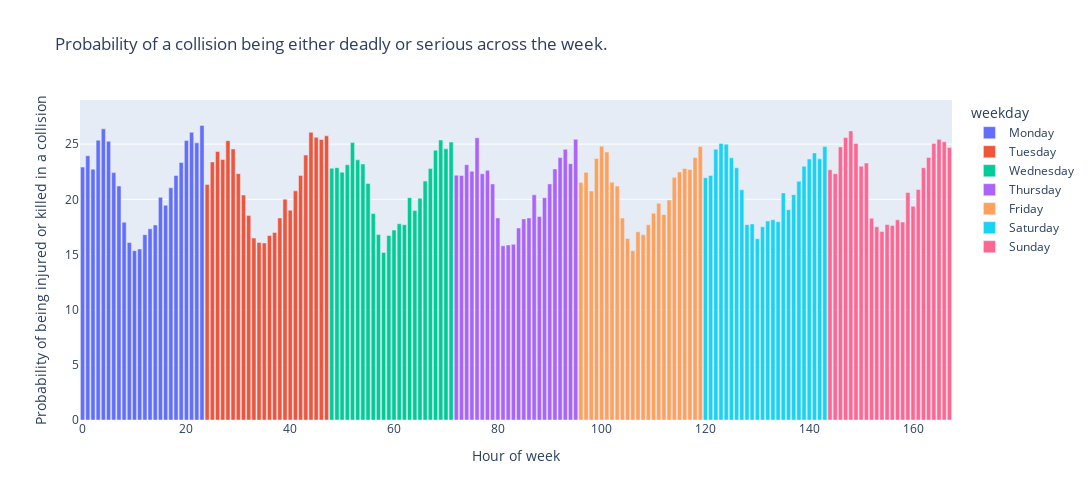

The cell this chart's notebook holds for it:
### Markdown cell above
# Probability of being injured or killed

### Code cell
df['AnyInjured'] = (df['NUMBER OF PERSONS INJURED'] > 0).astype(int)
df['AnyKilled']  = (df['NUMBER OF PERSONS KILLED'] > 0).astype(int)

df_plot1 = pd.DataFrame({'hour_of_week'          : np.arange(0,24*7),
                         'only_injured'  : df.loc[(df['AnyInjured'] == 1)&(df['AnyKilled'] == 0)].groupby([df['TIME'].dt.hour, df['TIME'].dt.weekday]).size().unstack().fillna(0).values.reshape(-1,order='F').astype(int),
                         'only_killed'   : df.loc[(df['AnyInjured'] == 0)&(df['AnyKilled'] == 1)].groupby([df['TIME'].dt.hour, df['TIME'].dt.weekday]).size().unstack().fillna(0).values.reshape(-1,order='F').astype(int),
                         'both'          : df.loc[(df['AnyInjured'] == 1)&(df['AnyKilled'] == 1)].groupby([df['TIME'].dt.hour, df['TIME'].dt.weekday]).size().unstack().fillna(0).values.reshape(-1,order='F').astype(int),
                         'either'        : df.loc[(df['AnyInjured'] == 1)|(df['AnyKilled'] == 1)].groupby([df['TIME'].dt.hour, df['TIME'].dt.weekday]).size().unstack().fillna(0).values.reshape(-1,order='F').astype(int),
                         'total_count'   : df.groupby([df['TIME'].dt.hour, df['TIME'].dt.weekday]).size().unstack().values.reshape(-1,order='F'),
                         'weekday'       : np.repeat(list(calendar.day_name),24)})

df_plot1['probability'] = (df_plot1['either']/df_plot1['total_count'])*100
df_plot1['weekday_and_time'] = df_plot1['weekday'] + ' ' + [str(x).zfill(2)+':00' for x in np.arange(0,24)]*7

fig = px.bar(df_plot1,x='hour_of_week', y='probability',
             custom_data=['only_injured', 'only_killed', 'both', 'total_count', 'weekday_and_time'],
             labels = {'hour_of_week' : 'Hour of week', 'probability' : 'Probability of being injured or killed in a collision'},
             color='weekday',
             title='Probability of a collision being either deadly or serious across the week.',
             height=500, width=1500)


fig.update_traces(
    hovertemplate="<br>".join([
        "<b>%{customdata[4]}</b>",
        "",
        "Number of collisions with only injured: %{customdata[0]}",
        "Number of collisions with only killed: %{customdata[1]}",
        "Number of collisions with both killed and injured: %{customdata[2]}",
        "Total number of collisions: %{customdata[3]}",
        "",
        "Probability of a collision being serious: %{y}%",
    ])
)

fig.update_layout(yaxis_range=[0,np.ceil(df_plot1['probability'].max())+2])
fig.show()

### Figure 1 — Plotly figure (JSON) as saved in the notebook; plotly's stock layout.template omitted (floating-point values rounded to 4 significant figures)
{"data": [{"alignmentgroup": "True", "customdata": [[1278, 10, 3, 5633, "Monday 00:00"], [617, 1, 3, 2593, "Monday 01:00"], [410, 6, 2, 1839, "Monday 02:00"], [366, 4, 1, 1463, "Monday 03:00"], [460, 9, 3, 1789, "Monday 04:00"], [630, 8, 2, 2534, "Monday 05:00"], [1117, 7, 3, 5027, "Monday 06:00"], [1548, 6, 3, 7341, "Monday 07:00"], [2504, 10, 0, 14031, "Monday 08:00"], [2105, 6, 3, 13136, "Monday 09:00"], [1776, 8, 1, 11634, "Monday 10:00"], [1802, 8, 1, 11685, "Monday 11:00"], [1989, 9, 3, 11913, "Monday 12:00"], [2131, 9, 2, 12361, "Monday 13:00"], [2483, 4, 1, 14076, "Monday 14:00"], [2689, 4, 0, 13346, "Monday 15:00"], [3075, 11, 6, 15892, "Monday 16:00"], [3203, 13, 4, 15300, "Monday 17:00"], [2850, 7, 2, 12906, "Monday 18:00"], [2324, 15, 1, 10027, "Monday 19:00"], [1976, 9, 1, 7840, "Monday 20:00"], [1629, 6, 2, 6279, "Monday 21:00"], [1329, 10, 4, 5347, "Monday 22:00"], [1100, 9, 5, 4174, "Monday 23:00"]], "hovertemplate": "<b>%{customdata[4]}</b><br><br>Number of collisions with only injured: %{customdata[0]}<br>Number of collisions with only killed: %{customdata[1]}<br>Number of collisions with both killed and injured: %{customdata[2]}<br>Total number of collisions: %{customdata[3]}<br><br>Probability of a collision being serious: %{y}%", "legendgroup": "Monday", "marker": {"color": "#636efa"}, "name": "Monday", "offsetgroup": "Monday", "orientation": "v", "showlegend": true, "textposition": "auto", "type": "bar", "x": [0, 1, 2, 3, 4, 5, 6, 7, 8, 9, 10, 11, 12, 13, 14, 15, 16, 17, 18, 19, 20, 21, 22, 23], "xaxis": "x", "y": [22.92, 23.95, 22.73, 25.36, 26.38, 25.26, 22.42, 21.21, 17.92, 16.09, 15.34, 15.5, 16.8, 17.33, 17.68, 20.18, 19.46, 21.05, 22.15, 23.34, 25.33, 26.07, 25.12, 26.69], "yaxis": "y"}, {"alignmentgroup": "True", "customdata": [[1067, 5, 1, 5025, "Tuesday 00:00"], [462, 9, 7, 2044, "Tuesday 01:00"], [348, 0, 0, 1430, "Tuesday 02:00"], [263, 1, 3, 1131, "Tuesday 03:00"], [313, 7, 5, 1284, "Tuesday 04:00"], [545, 7, 1, 2251, "Tuesday 05:00"], [1093, 14, 4, 4976, "Tuesday 06:00"], [1534, 4, 4, 7563, "Tuesday 07:00"], [2700, 6, 1, 14612, "Tuesday 08:00"], [2294, 12, 0, 13988, "Tuesday 09:00"], [1952, 8, 0, 12176, "Tuesday 10:00"], [1943, 7, 3, 12170, "Tuesday 11:00"], [2059, 8, 2, 12372, "Tuesday 12:00"], [2165, 5, 1, 12778, "Tuesday 13:00"], [2676, 11, 5, 14700, "Tuesday 14:00"], [2709, 7, 2, 13581, "Tuesday 15:00"], [3095, 7, 2, 16326, "Tuesday 16:00"], [3345, 11, 3, 16176, "Tuesday 17:00"], [3055, 8, 3, 13837, "Tuesday 18:00"], [2614, 7, 1, 10921, "Tuesday 19:00"], [2239, 7, 2, 8621, "Tuesday 20:00"], [1739, 12, 2, 6844, "Tuesday 21:00"], [1476, 4, 1, 5827, "Tuesday 22:00"], [1196, 11, 5, 4706, "Tuesday 23:00"]], "hovertemplate": "<b>%{customdata[4]}</b><br><br>Number of collisions with only injured: %{customdata[0]}<br>Number of collisions with only killed: %{customdata[1]}<br>Number of collisions with both killed and injured: %{customdata[2]}<br>Total number of collisions: %{customdata[3]}<br><br>Probability of a collision being serious: %{y}%", "legendgroup": "Tuesday", "marker": {"color": "#EF553B"}, "name": "Tuesday", "offsetgroup": "Tuesday", "orientation": "v", "showlegend": true, "textposition": "auto", "type": "bar", "x": [24, 25, 26, 27, 28, 29, 30, 31, 32, 33, 34, 35, 36, 37, 38, 39, 40, 41, 42, 43, 44, 45, 46, 47], "xaxis": "x", "y": [21.35, 23.39, 24.34, 23.61, 25.31, 24.57, 22.33, 20.39, 18.53, 16.49, 16.1, 16.05, 16.72, 16.99, 18.31, 20.01, 19.01, 20.77, 22.16, 24.01, 26.08, 25.61, 25.42, 25.75], "yaxis": "y"}, {"alignmentgroup": "True", "customdata": [[1179, 9, 3, 5220, "Wednesday 00:00"], [519, 2, 2, 2287, "Wednesday 01:00"], [327, 1, 4, 1478, "Wednesday 02:00"], [290, 3, 1, 1271, "Wednesday 03:00"], [351, 6, 3, 1432, "Wednesday 04:00"], [502, 5, 2, 2159, "Wednesday 05:00"], [1076, 7, 1, 4672, "Wednesday 06:00"], [1600, 6, 0, 7491, "Wednesday 07:00"], [2643, 4, 1, 14144, "Wednesday 08:00"], [2146, 6, 3, 12822, "Wednesday 09:00"], [1715, 7, 3, 11362, "Wednesday 10:00"], [1866, 6, 0, 11195, "Wednesday 11:00"], [2064, 5, 1, 12024, "Wednesday 12:00"], [2165, 6, 1, 12214, "Wednesday 13:00"], [2619, 6, 4, 14856, "Wednesday 14:00"], [2758, 11, 3, 13757, "Wednesday 15:00"], [3022, 8, 3, 15978, "Wednesday 16:00"], [3222, 9, 3, 16088, "Wednesday 17:00"], [3056, 14, 3, 14193, "Wednesday 18:00"], [2491, 13, 1, 10989, "Wednesday 19:00"], [2095, 7, 4, 8614, "Wednesday 20:00"], [1819, 11, 1, 7216, "Wednesday 21:00"], [1533, 7, 0, 6266, "Wednesday 22:00"], [1202, 5, 1, 4796, "Wednesday 23:00"]], "hovertemplate": "<b>%{customdata[4]}</b><br><br>Number of collisions with only injured: %{customdata[0]}<br>Number of collisions with only killed: %{customdata[1]}<br>Number of collisions with both killed and injured: %{customdata[2]}<br>Total number of collisions: %{customdata[3]}<br><br>Probability of a collision being serious: %{y}%", "legendgroup": "Wednesday", "marker": {"color": "#00cc96"}, "name": "Wednesday", "offsetgroup": "Wednesday", "orientation": "v", "showlegend": true, "textposition": "auto", "type": "bar", "x": [48, 49, 50, 51, 52, 53, 54, 55, 56, 57, 58, 59, 60, 61, 62, 63, 64, 65, 66, 67, 68, 69, 70, 71], "xaxis": "x", "y": [22.82, 22.87, 22.46, 23.13, 25.14, 23.58, 23.2, 21.44, 18.72, 16.81, 15.18, 16.72, 17.22, 17.78, 17.7, 20.15, 18.98, 20.1, 21.65, 22.8, 24.45, 25.37, 24.58, 25.19], "yaxis": "y"}, {"alignmentgroup": "True", "customdata": [[1243, 9, 4, 5660, "Thursday 00:00"], [518, 7, 2, 2378, "Thursday 01:00"], [397, 7, 1, 1750, "Thursday 02:00"], [297, 4, 3, 1348, "Thursday 03:00"], [399, 7, 1, 1591, "Thursday 04:00"], [495, 11, 0, 2267, "Thursday 05:00"], [1077, 8, 1, 4799, "Thursday 06:00"], [1546, 6, 2, 7264, "Thursday 07:00"], [2601, 3, 4, 14239, "Thursday 08:00"], [2107, 8, 1, 13408, "Thursday 09:00"], [1851, 6, 0, 11705, "Thursday 10:00"], [1871, 11, 1, 11826, "Thursday 11:00"], [2128, 4, 1, 12259, "Thursday 12:00"], [2317, 6, 2, 12757, "Thursday 13:00"], [2678, 2, 0, 14636, "Thursday 14:00"], [2790, 6, 3, 13717, "Thursday 15:00"], [2981, 11, 0, 16222, "Thursday 16:00"], [3274, 7, 4, 16307, "Thursday 17:00"], [2965, 10, 1, 13908, "Thursday 18:00"], [2536, 11, 4, 11212, "Thursday 19:00"], [2173, 11, 2, 9192, "Thursday 20:00"], [1873, 10, 2, 7685, "Thursday 21:00"], [1570, 6, 2, 6793, "Thursday 22:00"], [1334, 13, 3, 5307, "Thursday 23:00"]], "hovertemplate": "<b>%{customdata[4]}</b><br><br>Number of collisions with only injured: %{customdata[0]}<br>Number of collisions with only killed: %{customdata[1]}<br>Number of collisions with both killed and injured: %{customdata[2]}<br>Total number of collisions: %{customdata[3]}<br><br>Probability of a collision being serious: %{y}%", "legendgroup": "Thursday", "marker": {"color": "#ab63fa"}, "name": "Thursday", "offsetgroup": "Thursday", "orientation": "v", "showlegend": true, "textposition": "auto", "type": "bar", "x": [72, 73, 74, 75, 76, 77, 78, 79, 80, 81, 82, 83, 84, 85, 86, 87, 88, 89, 90, 91, 92, 93, 94, 95], "xaxis": "x", "y": [22.19, 22.16, 23.14, 22.55, 25.58, 22.32, 22.63, 21.39, 18.32, 15.78, 15.87, 15.92, 17.4, 18.23, 18.31, 20.41, 18.44, 20.14, 21.4, 22.75, 23.78, 24.53, 23.23, 25.44], "yaxis": "y"}, {"alignmentgroup": "True", "customdata": [[1393, 8, 0, 6507, "Friday 00:00"], [680, 5, 0, 3052, "Friday 01:00"], [456, 2, 1, 2211, "Friday 02:00"], [406, 8, 0, 1747, "Friday 03:00"], [480, 8, 4, 1983, "Friday 04:00"], [604, 5, 0, 2508, "Friday 05:00"], [1069, 4, 1, 4986, "Friday 06:00"], [1519, 7, 2, 7209, "Friday 07:00"], [2510, 7, 0, 13753, "Friday 08:00"], [2153, 5, 2, 13126, "Friday 09:00"], [1759, 11, 2, 11546, "Friday 10:00"], [2034, 8, 4, 11997, "Friday 11:00"], [2130, 11, 1, 12753, "Friday 12:00"], [2353, 5, 1, 13338, "Friday 13:00"], [2973, 10, 3, 15938, "Friday 14:00"], [2939, 8, 5, 15030, "Friday 15:00"], [3203, 5, 2, 17240, "Friday 16:00"], [3402, 10, 4, 17130, "Friday 17:00"], [3244, 12, 3, 14818, "Friday 18:00"], [2711, 12, 2, 12122, "Friday 19:00"], [2291, 9, 3, 10102, "Friday 20:00"], [1871, 15, 2, 8314, "Friday 21:00"], [1856, 9, 1, 7842, "Friday 22:00"], [1688, 8, 3, 6853, "Friday 23:00"]], "hovertemplate": "<b>%{customdata[4]}</b><br><br>Number of collisions with only injured: %{customdata[0]}<br>Number of collisions with only killed: %{customdata[1]}<br>Number of collisions with both killed and injured: %{customdata[2]}<br>Total number of collisions: %{customdata[3]}<br><br>Probability of a collision being serious: %{y}%", "legendgroup": "Friday", "marker": {"color": "#FFA15A"}, "name": "Friday", "offsetgroup": "Friday", "orientation": "v", "showlegend": true, "textposition": "auto", "type": "bar", "x": [96, 97, 98, 99, 100, 101, 102, 103, 104, 105, 106, 107, 108, 109, 110, 111, 112, 113, 114, 115, 116, 117, 118, 119], "xaxis": "x", "y": [21.53, 22.44, 20.76, 23.7, 24.81, 24.28, 21.54, 21.2, 18.3, 16.46, 15.35, 17.05, 16.8, 17.69, 18.74, 19.64, 18.62, 19.94, 21.99, 22.48, 22.8, 22.71, 23.79, 24.79], "yaxis": "y"}, {"alignmentgroup": "True", "customdata": [[1766, 14, 2, 8117, "Saturday 00:00"], [1135, 1, 4, 5143, "Saturday 01:00"], [1031, 10, 6, 4267, "Saturday 02:00"], [952, 7, 5, 3846, "Saturday 03:00"], [1056, 12, 9, 4309, "Saturday 04:00"], [833, 6, 4, 3548, "Saturday 05:00"], [757, 3, 1, 3330, "Saturday 06:00"], [698, 1, 3, 3366, "Saturday 07:00"], [1053, 2, 2, 5972, "Saturday 08:00"], [1272, 7, 0, 7197, "Saturday 09:00"], [1363, 7, 2, 8352, "Saturday 10:00"], [1703, 5, 2, 9766, "Saturday 11:00"], [1948, 3, 2, 10825, "Saturday 12:00"], [2138, 7, 2, 11831, "Saturday 13:00"], [2334, 8, 1, 13038, "Saturday 14:00"], [2316, 5, 4, 11296, "Saturday 15:00"], [2517, 9, 6, 13286, "Saturday 16:00"], [2462, 16, 7, 12167, "Saturday 17:00"], [2425, 11, 4, 11283, "Saturday 18:00"], [2286, 7, 4, 9988, "Saturday 19:00"], [2146, 7, 4, 9119, "Saturday 20:00"], [1982, 15, 2, 8260, "Saturday 21:00"], [1887, 12, 4, 8041, "Saturday 22:00"], [1782, 10, 6, 7257, "Saturday 23:00"]], "hovertemplate": "<b>%{customdata[4]}</b><br><br>Number of collisions with only injured: %{customdata[0]}<br>Number of collisions with only killed: %{customdata[1]}<br>Number of collisions with both killed and injured: %{customdata[2]}<br>Total number of collisions: %{customdata[3]}<br><br>Probability of a collision being serious: %{y}%", "legendgroup": "Saturday", "marker": {"color": "#19d3f3"}, "name": "Saturday", "offsetgroup": "Saturday", "orientation": "v", "showlegend": true, "textposition": "auto", "type": "bar", "x": [120, 121, 122, 123, 124, 125, 126, 127, 128, 129, 130, 131, 132, 133, 134, 135, 136, 137, 138, 139, 140, 141, 142, 143], "xaxis": "x", "y": [21.95, 22.17, 24.54, 25.07, 24.99, 23.76, 22.85, 20.86, 17.7, 17.77, 16.43, 17.51, 18.04, 18.15, 17.97, 20.58, 19.06, 20.42, 21.63, 23.0, 23.65, 24.2, 23.67, 24.78], "yaxis": "y"}, {"alignmentgroup": "True", "customdata": [[1826, 11, 4, 8118, "Sunday 00:00"], [1247, 10, 4, 5650, "Sunday 01:00"], [1121, 10, 6, 4594, "Sunday 02:00"], [1105, 11, 4, 4373, "Sunday 03:00"], [1264, 15, 10, 4920, "Sunday 04:00"], [971, 12, 7, 3951, "Sunday 05:00"], [682, 4, 4, 3000, "Sunday 06:00"], [612, 6, 1, 2659, "Sunday 07:00"], [794, 5, 1, 4374, "Sunday 08:00"], [899, 2, 2, 5157, "Sunday 09:00"], [1126, 5, 0, 6623, "Sunday 10:00"], [1422, 3, 0, 8044, "Sunday 11:00"], [1595, 3, 6, 9098, "Sunday 12:00"], [1857, 11, 2, 10310, "Sunday 13:00"], [2129, 2, 4, 11904, "Sunday 14:00"], [2153, 8, 1, 10487, "Sunday 15:00"], [2284, 8, 4, 11851, "Sunday 16:00"], [2236, 8, 3, 10753, "Sunday 17:00"], [2276, 7, 2, 9992, "Sunday 18:00"], [2080, 8, 2, 8783, "Sunday 19:00"], [1941, 11, 5, 7808, "Sunday 20:00"], [1723, 10, 1, 6818, "Sunday 21:00"], [1584, 13, 6, 6357, "Sunday 22:00"], [1217, 5, 3, 4962, "Sunday 23:00"]], "hovertemplate": "<b>%{customdata[4]}</b><br><br>Number of collisions with only injured: %{customdata[0]}<br>Number of collisions with only killed: %{customdata[1]}<br>Number of collisions with both killed and injured: %{customdata[2]}<br>Total number of collisions: %{customdata[3]}<br><br>Probability of a collision being serious: %{y}%", "legendgroup": "Sunday", "marker": {"color": "#FF6692"}, "name": "Sunday", "offsetgroup": "Sunday", "orientation": "v", "showlegend": true, "textposition": "auto", "type": "bar", "x": [144, 145, 146, 147, 148, 149, 150, 151, 152, 153, 154, 155, 156, 157, 158, 159, 160, 161, 162, 163, 164, 165, 166, 167], "xaxis": "x", "y": [22.68, 22.32, 24.75, 25.61, 26.2, 25.06, 23, 23.28, 18.29, 17.51, 17.08, 17.72, 17.63, 18.14, 17.94, 20.62, 19.37, 20.9, 22.87, 23.8, 25.06, 25.43, 25.22, 24.69], "yaxis": "y"}], "layout": {"barmode": "relative", "height": 500, "legend": {"title": {"text": "weekday"}, "tracegroupgap": 0}, "title": {"text": "Probability of a collision being either deadly or serious across the week."}, "width": 1500, "xaxis": {"anchor": "y", "domain": [0, 1], "title": {"text": "Hour of week"}}, "yaxis": {"anchor": "x", "domain": [0, 1], "range": [0, 29], "title": {"text": "Probability of being injured or killed in a collision"}}}}
